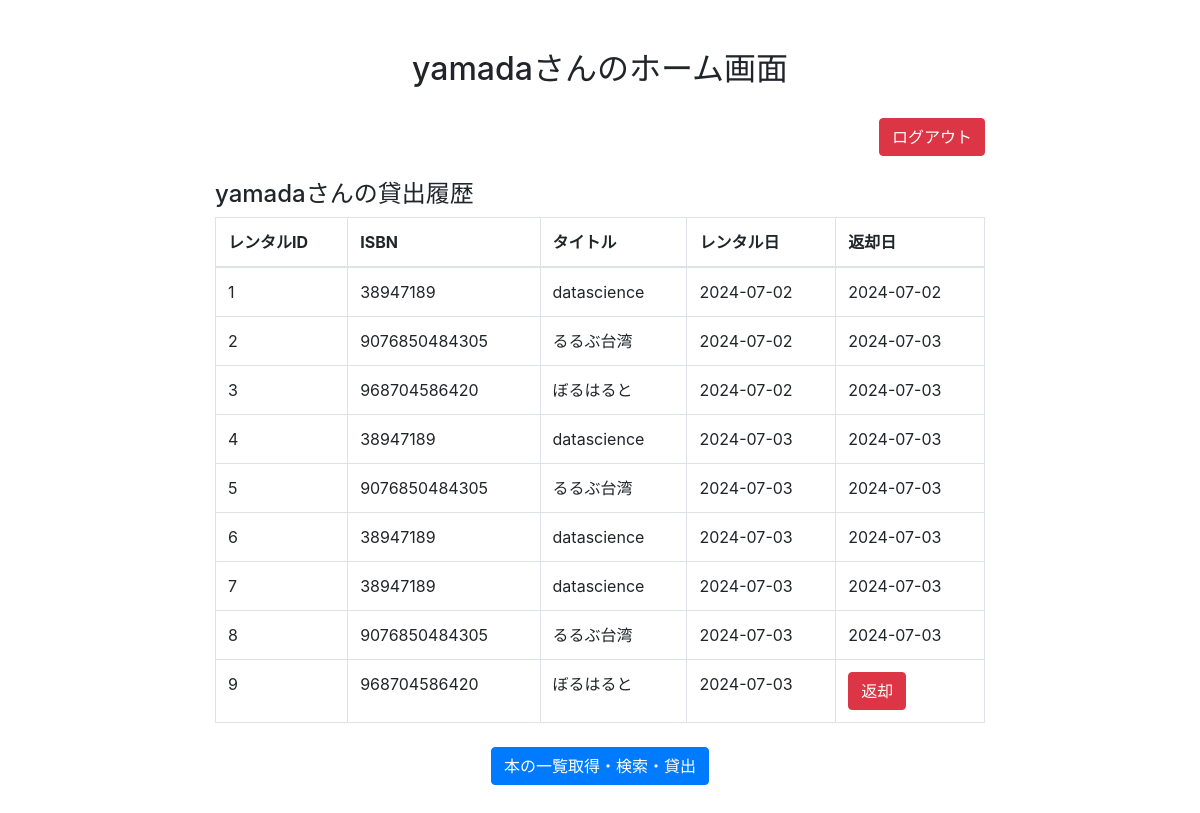
Page /user_home/yamada on the committed database.
### tables this page shows
CREATE TABLE rentals (rentalid INTEGER PRIMARY KEY AUTOINCREMENT, userid TEXT NOT NULL, isbn TEXT NOT NULL, rental_date DATE, return_date DATE);

CREATE TABLE books (isbn TEXT NOT NULL, title TEXT NOT NULL, genre TEXT, author TEXT, publisher TEXT, publish_date DATE, ava_flag INTEGER DEFAULT 1, PRIMARY KEY(isbn));

### app.py (the view)
@app.route('/user_home/<user_id>')
def show_user_home(user_id):
    con = get_db()
    cur = con.cursor()
    query = 'SELECT r.rentalid, r.isbn, b.title, r.rental_date, r.return_date FROM rentals r JOIN books b ON r.isbn = b.isbn WHERE r.userid = ?'
    cur.execute(query, (user_id,))
    rows = cur.fetchall()
    column_names = [description[0] for description in cur.description]
    rental_list = [dict(zip(column_names, row)) for row in rows]
    con.close()
    return render_template('user_home.html',user_id=user_id,rental_list=rental_list)

### templates/user_home.html (shortened to what this page needs)
<!DOCTYPE html>
<html lang="en">
<head>
    <link href="https://stackpath.bootstrapcdn.com/bootstrap/4.5.2/css/bootstrap.min.css" rel="stylesheet">
</head>
<body>
    <div class="container home-container">
        <div class="header text-center">
            <h2>{{ user_id }}さんのホーム画面</h2>
        </div>
        <div class="text-right mb-4">
            <a href="/logout" class="btn btn-danger">ログアウト</a>
        </div>
        <div class="mb-4">
            <h4>{{ user_id }}さんの貸出履歴</h4>
            <table class="table table-bordered">
                <thead>
                    <tr>
                        <th>レンタルID</th>
                        <th>ISBN</th>
                        <th>タイトル</th>
                        <th>レンタル日</th>
                        <th>返却日</th>
                    </tr>
                </thead>
                <tbody>
                    {% for rental in rental_list %}
                    <tr>
                        <td>{{ rental['rentalid'] }}</td>
                        <td>{{ rental.isbn }}</td>
                        <td>{{ rental.title }}</td>
                        <td>{{ rental.rental_date }}</td>
                        <td>
                            {% if not rental.return_date %}
                                <button class="btn btn-danger" onclick="deleteRental('{{ rental.rentalid }}')">返却</button>
                            {% else %}
                                {{ rental.return_date }}
                            {% endif %}
                        </td>
                    </tr>
                    {% endfor %}
                </tbody>
            </table>
        </div>
        <div class="text-center">
            <a href="/user_home/book_list" class="btn btn-primary mb-2">本の一覧取得・検索・貸出</a>
        </div>
    </div>
</body>
</html>

### templates/user_home.html (style rules this page uses)
.home-container { margin: 50px auto; max-width: 800px; }
.header { margin-bottom: 30px; }

### rows in the picture
rentals: rentalid "1", isbn "38947189", title "datascience", rental_date "2024-07-02", return_date "2024-07-02"
rentals: rentalid "2", isbn "9076850484305", title "るるぶ台湾", rental_date "2024-07-02", return_date "2024-07-03"
rentals: rentalid "3", isbn "968704586420", title "ぼるはると", rental_date "2024-07-02", return_date "2024-07-03"
rentals: rentalid "4", isbn "38947189", title "datascience", rental_date "2024-07-03", return_date "2024-07-03"
rentals: rentalid "5", isbn "9076850484305", title "るるぶ台湾", rental_date "2024-07-03", return_date "2024-07-03"
rentals: rentalid "6", isbn "38947189", title "datascience", rental_date "2024-07-03", return_date "2024-07-03"
rentals: rentalid "7", isbn "38947189", title "datascience", rental_date "2024-07-03", return_date "2024-07-03"
rentals: rentalid "8", isbn "9076850484305", title "るるぶ台湾", rental_date "2024-07-03", return_date "2024-07-03"
rentals: rentalid "9", isbn "968704586420", title "ぼるはると", rental_date "2024-07-03"

### other values in the picture
{{ user_id }} "yamada"
